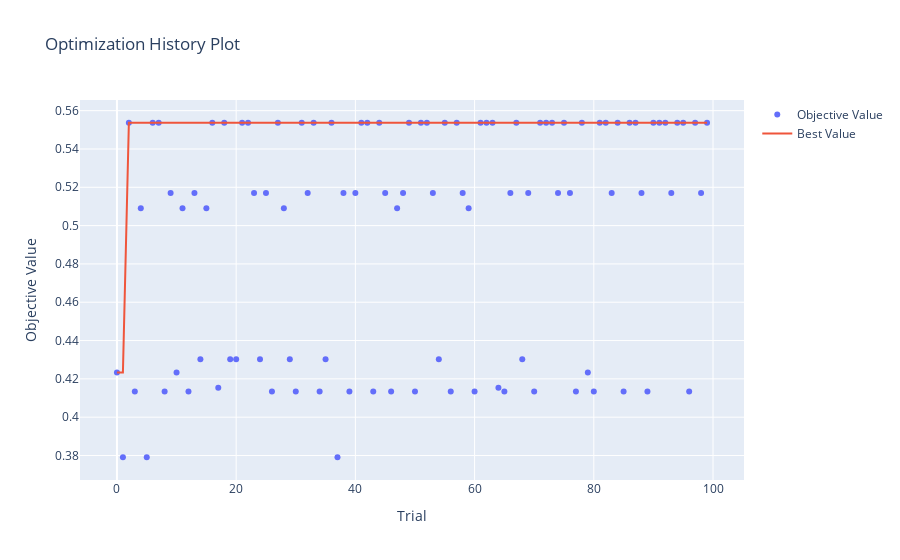

The notebook cell this image was saved under:
### Markdown cell above
Let's visualize for the GMM.

### Code cell
# Plot optimization history
history_fig = plot_optimization_history(study_gmm)
history_fig.show()
